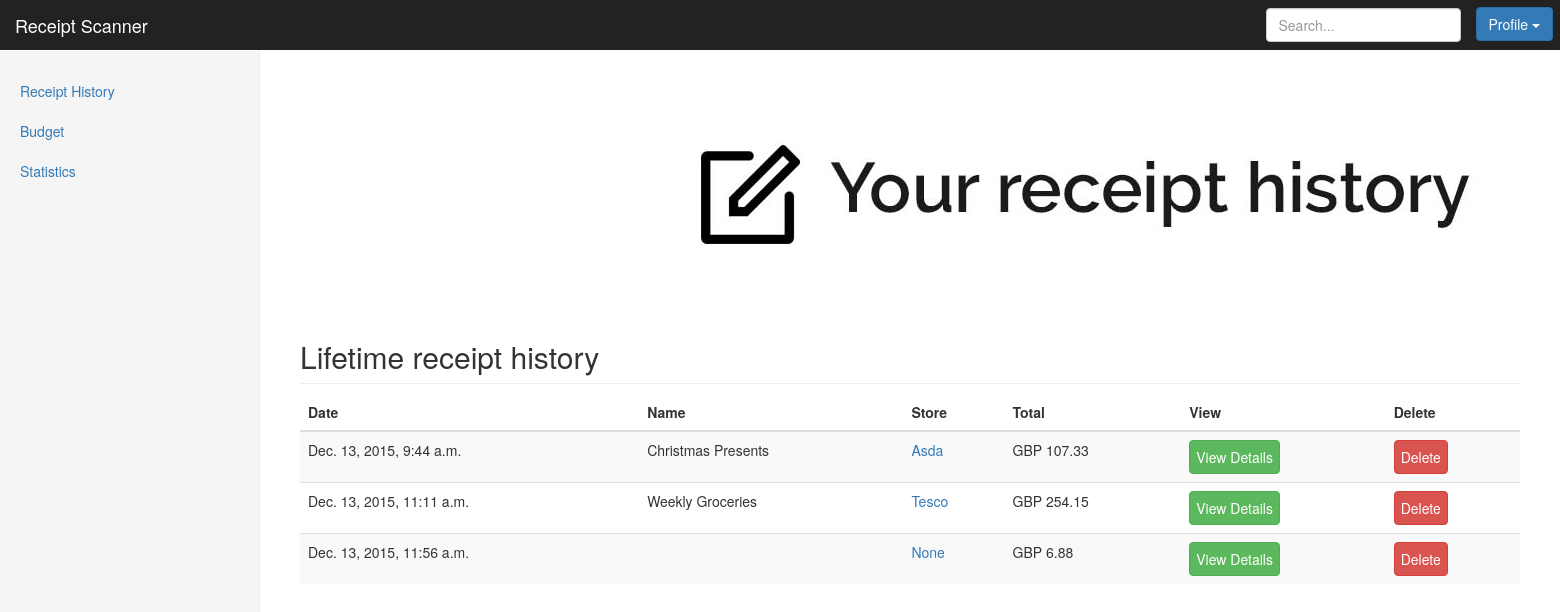
The page /main/history/ (signed in) on the database its author committed.
### api/models.py (models this page shows)
class Receipt(models.Model):
  user = models.ForeignKey(User)
  names_image = models.ImageField(upload_to='names/')
  prices_image = models.ImageField(upload_to='prices/')
  date = models.DateTimeField(auto_now_add=True)
  description = models.CharField(max_length=255)
  store = models.ForeignKey(Store, null=True, blank=True)
  def total(self):
    totalSpending = 0
    items = self.receiptitem_set.all()
    for item in items:
      totalSpending += item.price
    return totalSpending

class Store(models.Model):
  name = models.CharField(max_length=255)
  location = models.CharField(max_length=255)
  def __str__(self):
    return self.name

class ReceiptItem(models.Model):
  name = models.CharField(max_length=255)
  price = models.DecimalField(max_digits=20, decimal_places=10)
  category = models.ManyToManyField(Category)
  receipt = models.ForeignKey(Receipt)

### main/views.py (the view)
class ReceiptsHistory(TemplateView):
  def get_context_data(self, **kwargs):
    context = super(ReceiptsHistory, self).get_context_data(**kwargs)
    currentUser = self.request.user
    receipts = Receipt.objects.filter(user = currentUser)
    context["receipts"] = receipts
    return context
  @method_decorator(login_required)
  def get(self, request):
    return render(request, "main/home.html", self.get_context_data())

### main/templates/main/home.html (shortened to what this page needs)
{% extends "main/base.html" %}
{% block content %}
{% load staticfiles %}
<div class="col-sm-9 col-sm-offset-3 col-md-10 col-md-offset-2 main">
  <img src="{% static "main/img/hue2.jpg" %}">
  <h2 class="sub-header">Lifetime receipt history</h2>
  <div class="table-responsive">
    <table class="table table-striped">
      <thead>
        <tr>
          <th>Date</th>
          <th>Name</th>
          <th>Store</th>
          <th>Total</th>
          <th>View</th>
          <th>Delete</th>
        </tr>
      </thead>
      <tbody>
        {% for receipt in receipts %}
        <tr>
          <td>{{ receipt.date }}</td>
          <td>{{ receipt.description }}</td>
          <td><a href="store">{{ receipt.store }}</a></td>
          <td>GBP {{ receipt.total|floatformat:2 }}</td>
          <td><button type="button" class="btn btn-success" data-toggle="modal" data-target="#{{ receipt.id }}">View Details</button></td>
          <td><button type="button" class="btn btn-danger">Delete</button></td>
        </tr>
        {% endfor %}
      </tbody>
    </table>
  </div>
</div>
{% endblock %}

### main/static/main/css/dashboard.css (style rules this page uses)
body { padding-top: 50px; }
.sub-header { padding-bottom: 10px; border-bottom: 1px solid #eee; }
.main { padding: 20px; }
@media (min-width: 768px) { .main { padding-right: 40px; padding-left: 40px; } }
.btn-danger { padding: 6px; }
.btn-success { padding: 6px; }

### rows shown on the page
Receipt: date "Dec. 13, 2015, 9:44 a.m.", description "Christmas Presents", store "Asda", total "107.33"
Receipt: date "Dec. 13, 2015, 11:11 a.m.", description "Weekly Groceries", store "Tesco", total "254.15"
Receipt: date "Dec. 13, 2015, 11:56 a.m.", store "None", total "6.88"
